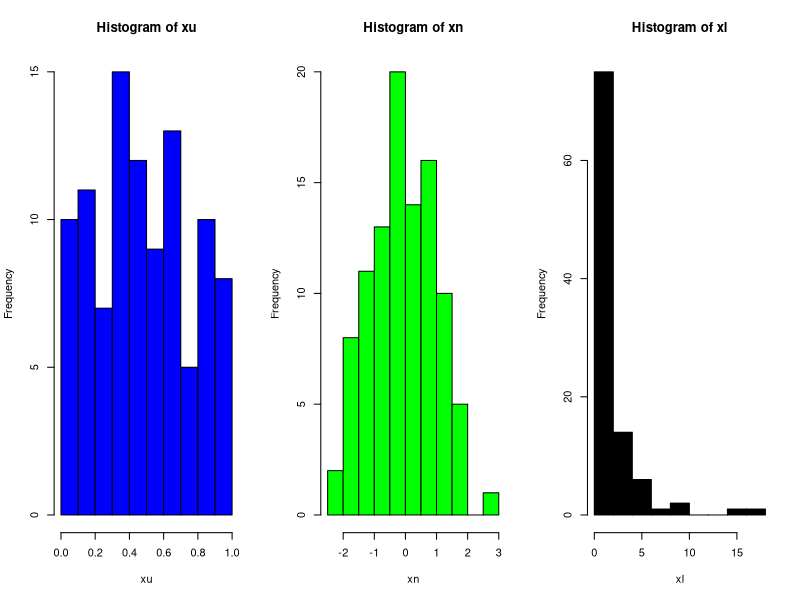
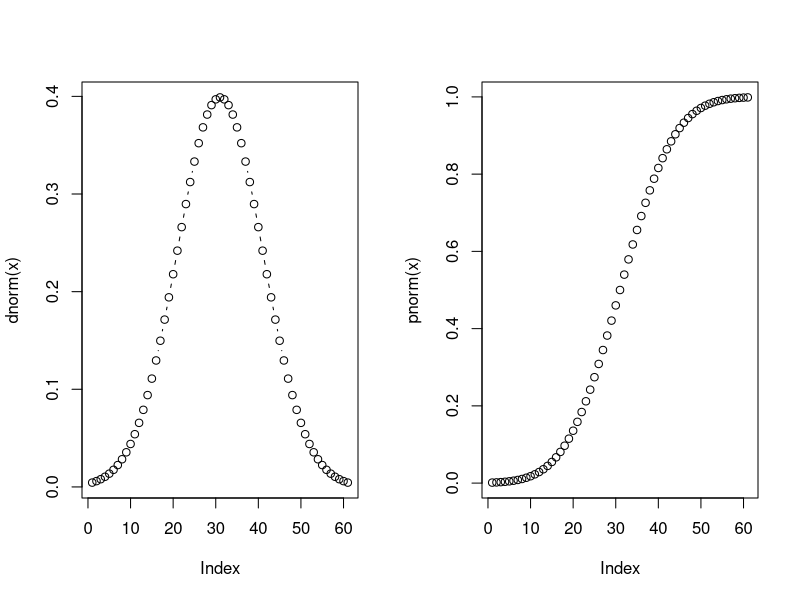
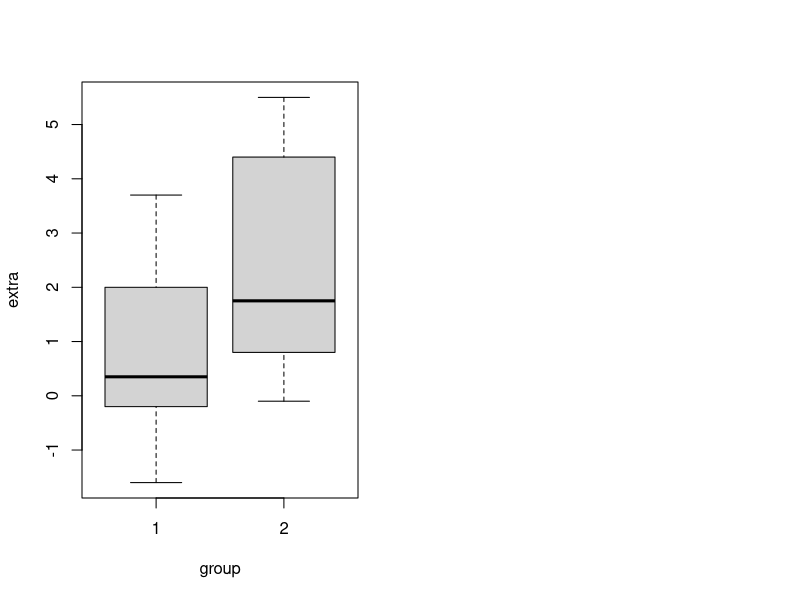
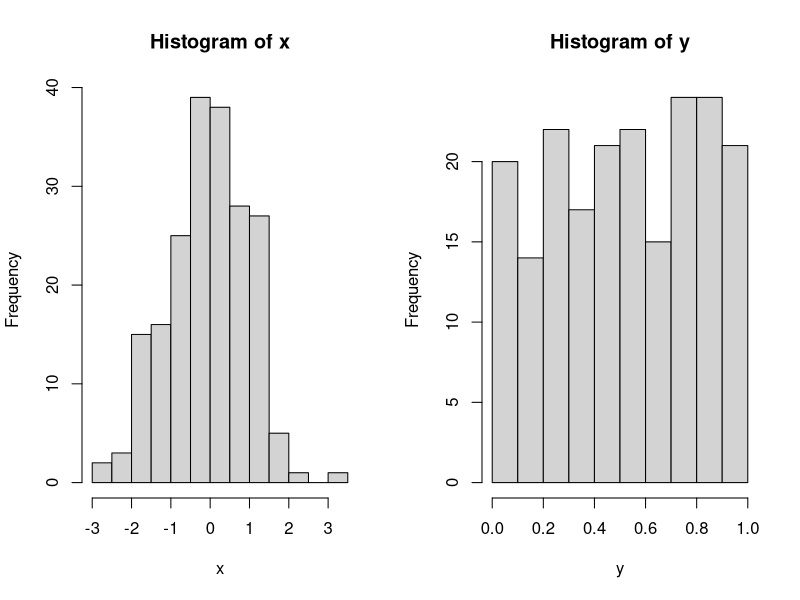
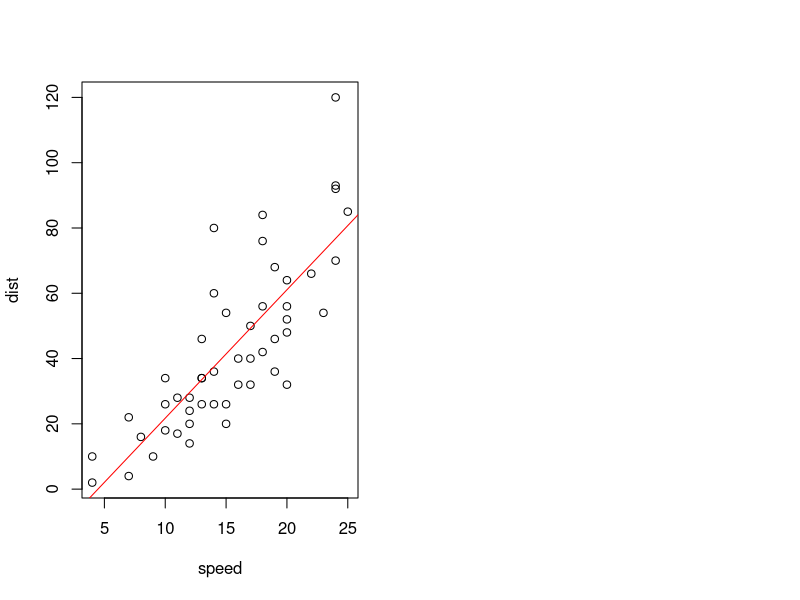
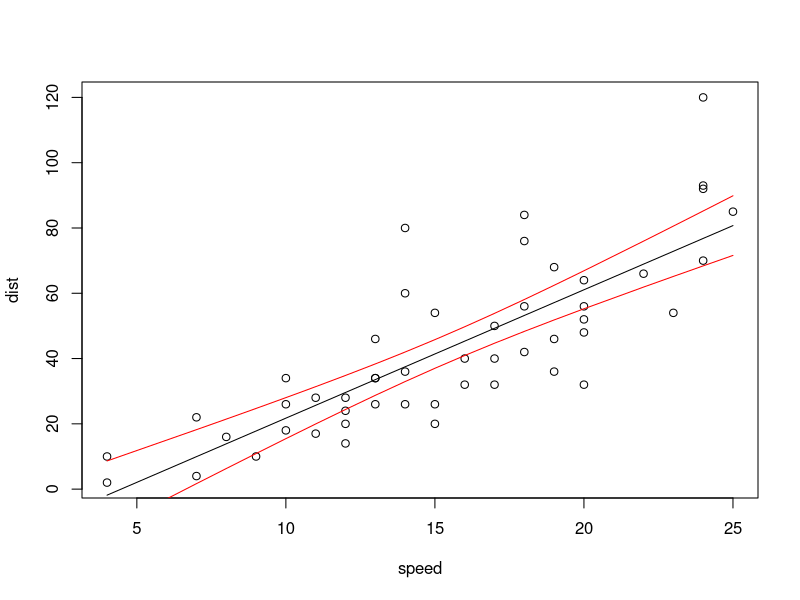
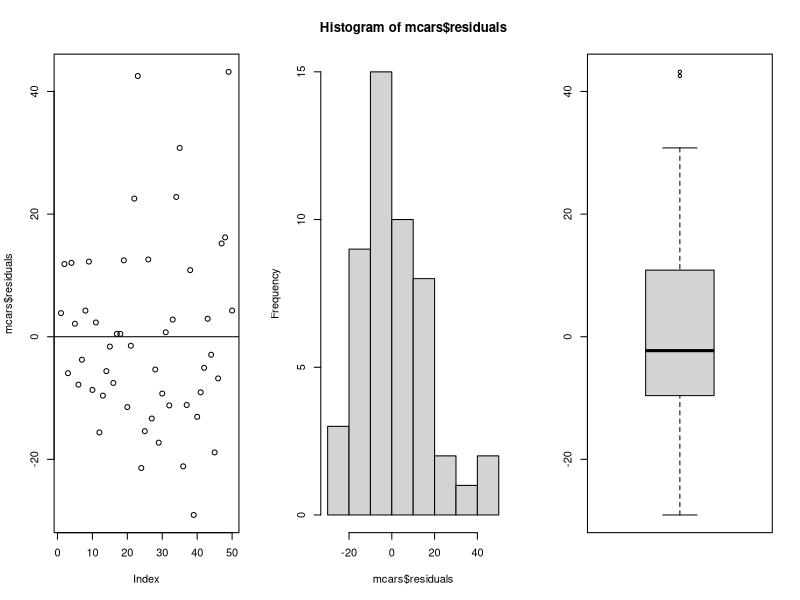
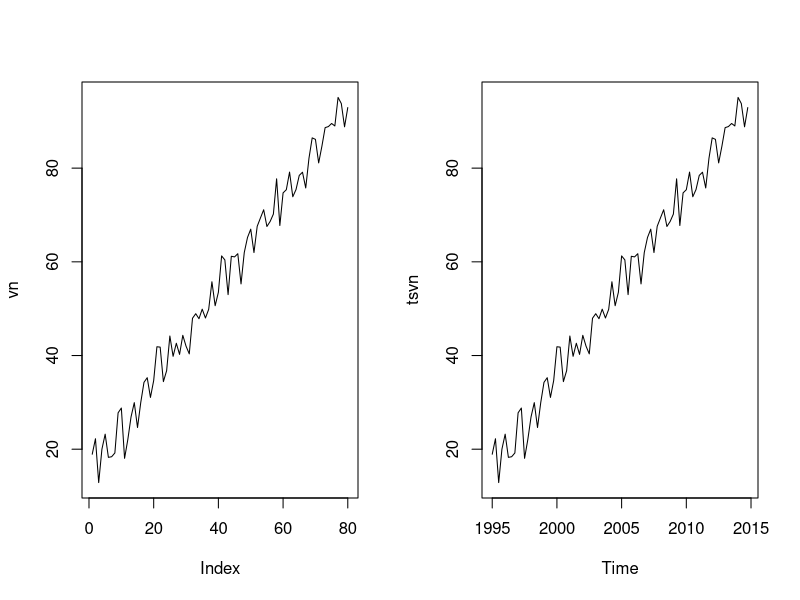

Write R code to recreate these figures, in order.
## ---- chunk 1
v0=rnorm(10);             # v1=edit(v0)
m0=sapply(c(2,2),runif)   # m1=edit(m0)
d0=data.frame(m0)         # d0[2,2]=0; d0$X1[1]=0;
## ---- chunk 2
#data()
data(sleep);tail(sleep,2)

## ---- chunk 3
v0=rnorm(10); v1=v0[v0>0.5]; v1
d0=data.frame(n=1:4,s=rep(c("aa","bb"),2),x=runif(4))
d1=d0[d0$n>2 & d0$s=="aa",]
## ---- chunk 4
v0=round(runif(n=10,min=1,max=20));               # v0[order(v0)]==sort[v0]
c(paste('v0       :',paste(v0,collapse = " ,")),  # decreasing = FALSE
  paste('sort(v0) :',paste(sort(v0),collapse = " ,")),
  paste('order(v0):',paste(order(v0),collapse = " ,"))
  )
## ---- chunk 5
d0=round(sapply(rep(5,3),runif)*20);d0=data.frame(d0);
colnames(d0)=c("x","y","z");d0
ord=order(d0$x,-d0$y);      d1=d0[ord,];d1

## ---- chunk 6
x=1:10;sample(x,5); # replace, prob
sample(x,20,replace=TRUE,prob=rep(c(0.2,0.8),5)) #rnorm

## ---- chunk 7
# 样本空间/随机变量/概率分布  
par(mfrow = c(1, 3));xu=runif(100);xn=rnorm(100);xl=rlnorm(100);
hist(xu,col='blue');hist(xn,col='green');hist(xl,col='black');
## ---- chunk 8
# 密度函数/分布函数  
par(mfrow = c(1, 2)); x=seq(-3,3,0.1);
plot(dnorm(x),type='b');plot(pnorm(x),type='b');

## ---- chunk 9
data(cars)
cars$price=round(runif(nrow(cars),min=0.8,max=10),2)
head(cars)

## ---- chunk 10
# sum , (mean,var,sd,min,max,,median,mad),FBasics::skewness/kurtosis
sum(cars)  #vector/list/matrix/data.frame
sum(cars$speed)  #vector/list/matrix/data.frame
# 行列统计  
#apply(cars,1,sum)
apply(cars,2,sum)

## ---- chunk 11
# 非单一返回  fivenum, quantile
range(cars)
range(cars$speed)
apply(cars,2,range)

## ---- chunk 12
dtmp=tail(cars)
x=ave(dtmp[,2],dtmp[,1],FUN=function(x) median(x))  # factor
dtmp$distgpspeed=x; dtmp

## ---- chunk 13
dagg=aggregate(cbind(dist,price)~speed,cars,mean);head(dagg,3)
xtabs(price~speed+dist ,head(dagg))  

## ---- chunk 14
table(tail(cars$speed))
s=cars$speed;max(s);length(s)
a=tabulate(s);length(a) # 小于等于0，忽略

## ---- chunk 15
dt=cars$dist;dt[dt>=60&dt<80];stem(dt)

## ---- chunk 16
summary(cars) # r object

## ---- chunk 17
data(sleep);head(sleep,1);plot(extra ~ group,sleep)#boxplot 

## ---- chunk 18
# t.test(x,y=NULL,alternative=c("two.sided","less","greater"),conf.level=0.95)
t.test(extra ~ group,data=sleep) 

## ---- chunk 19
t.test(rnorm(100),rnorm(100)+1)
## ---- chunk 20
t.test(rnorm(100),c(rnorm(100)+1,1000)) # 尽然没差异了...
## ---- chunk 21
smokers  <- c( 83, 90, 129, 70 ) #抽烟vs肺癌  
patients <- c( 86, 93, 136, 82 )
prop.test(smokers, patients)

## ---- chunk 22
## From Agresti(2007) p.39
M <- as.table(rbind(c(762, 327, 468), c(484, 239, 477)))
dimnames(M) <- list(gender = c("M","F"),
                    party = c("Democrat","Independent", "Republican"))
M;Xsq=chisq.test(M);Xsq  # Prints test summary

## ---- chunk 23
Xsq$observed
Xsq$expected  
## ---- chunk 24
x <- rnorm(200);y <- runif(200);
par(mfrow = c(1, 2)); 
hist(x);hist(y);

## ---- chunk 25
ks.test(x,y);ks.test(x,rnorm(50));  #help(anova)
## ---- chunk 26
attach(cars) ; cor(dist,speed);
plot(speed,dist); abline(m<-lm(dist~speed),col='red')

## ---- chunk 27
r=cor(dist,speed);r
cor.test(dist,speed)

## ---- chunk 28
r*sqrt(length(dist)-2)/sqrt(1-r^2)

## ---- chunk 29
mcars=lm(dist~speed,cars);summary(mcars)

## ---- chunk 30
names(mcars);anova(mcars) #attributes

## ---- chunk 31
pdist=predict(mcars,interval='confidence');
head(pdist,10)
## ---- chunk 32
par(mfrow = c(1, 1))
plot(speed,dist);lines(speed,pdist[,1]);
lines(speed,pdist[,2],col='red');lines(speed,pdist[,3],col='red');

## ---- chunk 33
par(mfrow = c(1, 3))
plot(mcars$residuals);abline(h=0)
hist(mcars$residuals);boxplot(mcars$residuals) #qqplot

## ---- chunk 34
vn=(11:90)+rep(c(5,4,-1,2),20)+rnorm(80,mean=2,sd=2) #runif(80,min=0,max=2)
tsvn=ts(vn,frequency=4,start=c(1995, 1))
par(mfrow = c(1, 2))
plot(vn,type="l");plot(tsvn)

## ---- chunk 35
dtsvn=decompose(tsvn,type="additive") #multiplicative
plot(dtsvn)

## ---- chunk 36
attributes(dtsvn)
dtsvn$figure
## ---- chunk 37
# stl,  HoltWinters 
d2tsvn=stl(tsvn,s.window = "periodic");plot(d2tsvn)

